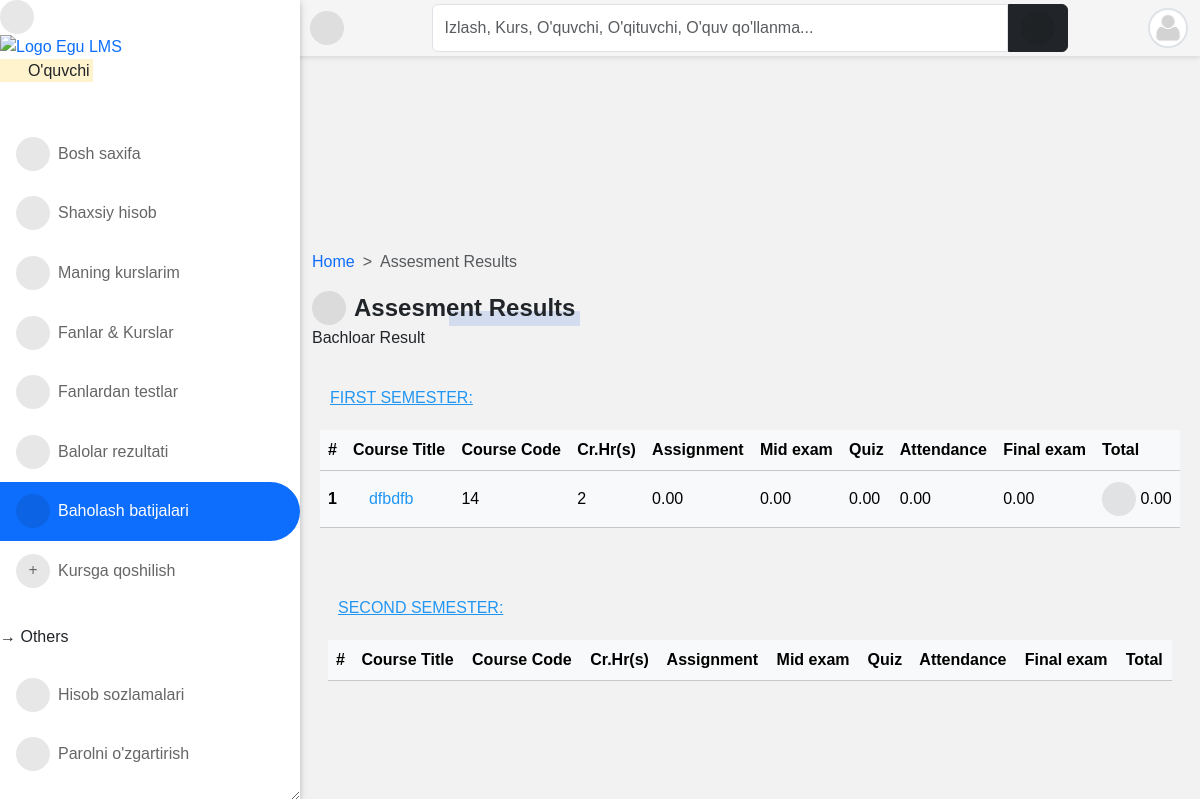
The app's page /result/assessment/ (signed in), older data.
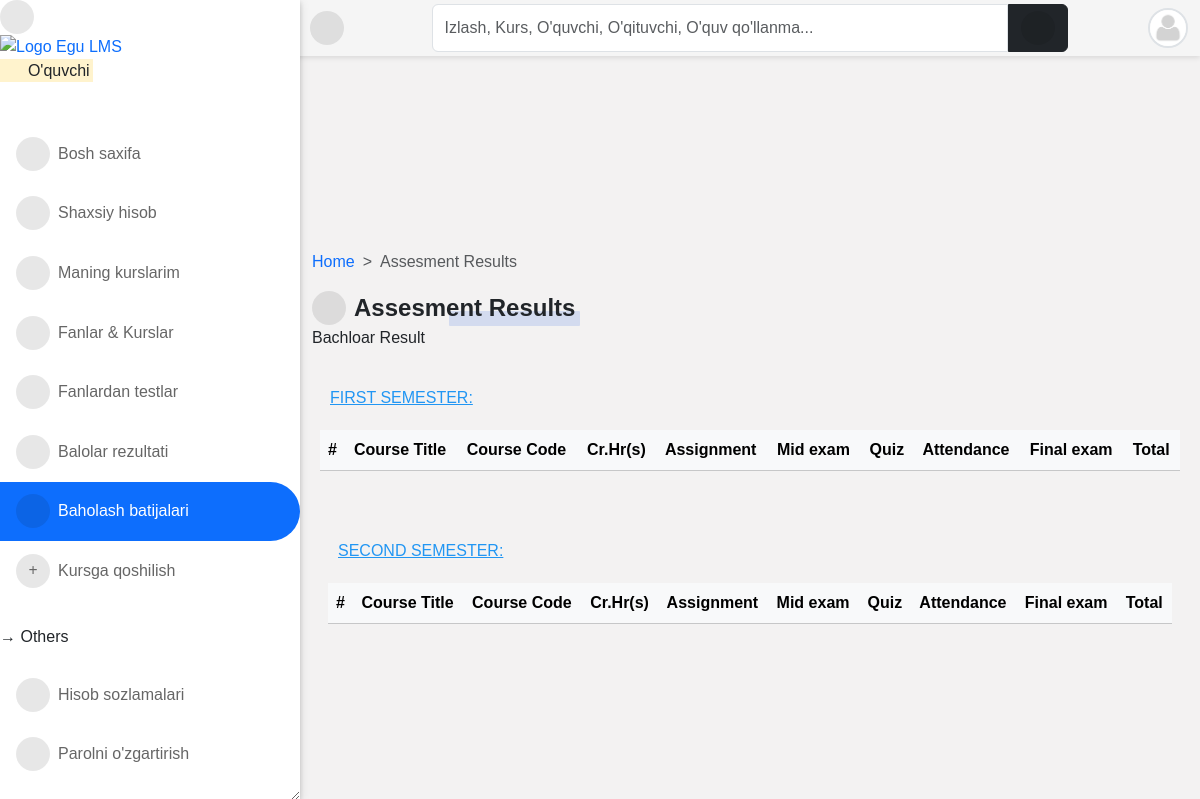
The same page, newer data.
### result/models.py (models this page shows, shortened)
class TakenCourse(models.Model):
    student = models.ForeignKey(Student, on_delete=models.CASCADE)
    course = models.ForeignKey(
        Course, on_delete=models.CASCADE, related_name="taken_courses"
    )
    assignment = models.DecimalField(max_digits=5, decimal_places=2, default=0.0)
    mid_exam = models.DecimalField(max_digits=5, decimal_places=2, default=0.0)
    quiz = models.DecimalField(max_digits=5, decimal_places=2, default=0.0)
    attendance = models.DecimalField(max_digits=5, decimal_places=2, default=0.0)
    final_exam = models.DecimalField(max_digits=5, decimal_places=2, default=0.0)
    total = models.DecimalField(max_digits=5, decimal_places=2, default=0.0)
    grade = models.CharField(choices=GRADE, max_length=2, blank=True)
    point = models.DecimalField(max_digits=5, decimal_places=2, default=0.0)
    comment = models.CharField(choices=COMMENT, max_length=200, blank=True)

### course/models.py (models this page shows, shortened)
class Course(models.Model):
    slug = models.SlugField(blank=True, unique=True)
    title = models.CharField(max_length=200, null=True)
    code = models.CharField(max_length=200, unique=True, null=True)
    credit = models.IntegerField(null=True, default=0)
    summary = models.TextField(max_length=200, blank=True, null=True)
    program = models.ForeignKey(Program, on_delete=models.CASCADE)
    level = models.CharField(max_length=25, choices=LEVEL, null=True)
    year = models.IntegerField(choices=YEARS, default=0)
    semester = models.CharField(choices=SEMESTER, max_length=200)
    is_elective = models.BooleanField(default=False, blank=True, null=True)
    objects = CourseManager()
    def get_absolute_url(self):
        return reverse("course_detail", kwargs={"slug": self.slug})

### result/views.py (the view)
# urls.py: path("assessment/", assessment_result, name="ass_results"),
@login_required
@student_required
def assessment_result(request):
    student = Student.objects.get(student__pk=request.user.id)
    courses = TakenCourse.objects.filter(
        student__student__pk=request.user.id, course__level=student.level
    )
    result = Result.objects.filter(student__student__pk=request.user.id)
    context = {
        "courses": courses,
        "result": result,
        "student": student,
    }
    return render(request, "result/assessment_results.html", context)

### accounts/models.py (called while the page is built)
    @property
    def get_user_role(self):
        if self.is_superuser:
            role = "Boshliq"
        elif self.is_student:
            role = "O'quvchi"
        elif self.is_lecturer:
            role = "O'qituvchi"
        elif self.is_parent:
            role = "Ota-ona"
        return role

### templates/result/assessment_results.html (shortened to what this page needs)
{% extends 'base.html' %}
{% block content %}
<nav style="--bs-breadcrumb-divider: '>';" aria-label="breadcrumb">
  <ol class="breadcrumb">
      <li class="breadcrumb-item"><a href="/">Home</a></li>
      <li class="breadcrumb-item active" aria-current="page">Assesment Results</li>
  </ol>
</nav>
<div class="title-1"><i class="fa fa-spell-check"></i>Assesment Results</div>
<p>{{ student.level }} Result</p>
<div class="table-responsive p-0 px-2 mt-3">
  <div class="table-title"><u>First Semester:</u></div>
  <table class="table table-light">
    <thead>
      <tr>
        <th>#</th>
        <th>Course Title</th>
        <th>Course Code</th>
        <th>Cr.Hr(s)</th>
        <th>Assignment</th>
        <th>Mid exam</th>
        <th>Quiz</th>
        <th>Attendance</th>
        <th>Final exam</th>
        <th>Total</th>
      </tr>
    </thead>
    {% for course in courses %}
    {% if course.course.semester == "First" %}
    <tbody>
      <tr class="{% if forloop.counter|divisibleby:2 %}bg-gray{% endif %}">
        <th scope="row">{{ forloop.counter }}</th>
        <td><a href="{{ course.course.get_absolute_url }}">{{ course.course.title }}</a></td>
        <td>{{ course.course.code }}</td>
        <td>{{ course.course.credit }}</td>
        <td>{{ course.assignment }}</td>
        <td>{{ course.mid_exam }}</td>
        <td>{{ course.quiz }}</td>
        <td>{{ course.attendance }}</td>
        <td>{{ course.final_exam }}</td>
        {% if course.total >= 45 %}
        <td class="success"><i class="fas fa-check-circle"></i> {{ course.total }}</td>
        {% else %}
        <td class="danger"><i class="fas fa-exclamation-circle"></i> {{ course.total }}</td>
        {% endif %}
      </tr>
    </tbody>
    {% endif %}
    {% endfor %}
  </table>
  </div>
  <div class="table-responsive p-3 mt-3">
    <div class="table-title"><u>Second Semester:</u></div>
    <table class="table table-light">
    <thead>
      <tr>
        <th>#</th>
        <th>Course Title</th>
        <th>Course Code</th>
        <th>Cr.Hr(s)</th>
        <th>Assignment</th>
        <th>Mid exam</th>
        <th>Quiz</th>
        <th>Attendance</th>
        <th>Final exam</th>
        <th>Total</th>
      </tr>
    </thead>
  </table>
</div>
<br>
{% endblock %}

Row changes from the older to the newer data that the page shows:
removed TakenCourse: course "dfbdfb", course.code "14", course.credit "2", assignment "0.00", mid_exam "0.00", quiz "0.00", attendance "0.00", final_exam "0.00", total "0.00"
